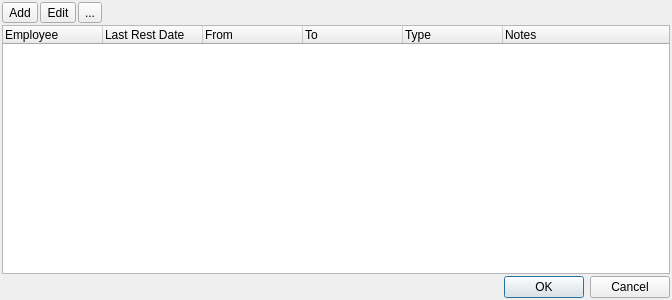
<?xml version="1.0" encoding="UTF-8"?>
<ui version="4.0">
 <class>DlgEmpleadosLicenciasPlanificacion</class>
 <widget class="QDialog" name="DlgEmpleadosLicenciasPlanificacion">
  <property name="geometry">
   <rect>
    <x>0</x>
    <y>0</y>
    <width>672</width>
    <height>300</height>
   </rect>
  </property>
  <property name="windowTitle">
   <string>Available Employees</string>
  </property>
  <property name="windowIcon">
   <iconset resource="resources.qrc">
    <normaloff>:/img/employees</normaloff>:/img/employees</iconset>
  </property>
  <layout class="QVBoxLayout" name="verticalLayout">
   <property name="spacing">
    <number>2</number>
   </property>
   <property name="leftMargin">
    <number>2</number>
   </property>
   <property name="topMargin">
    <number>2</number>
   </property>
   <property name="rightMargin">
    <number>2</number>
   </property>
   <property name="bottomMargin">
    <number>2</number>
   </property>
   <item>
    <layout class="QGridLayout" name="gridLayout_2">
     <property name="spacing">
      <number>2</number>
     </property>
     <item row="0" column="3">
      <spacer name="horizontalSpacer_2">
       <property name="orientation">
        <enum>Qt::Horizontal</enum>
       </property>
       <property name="sizeHint" stdset="0">
        <size>
         <width>40</width>
         <height>20</height>
        </size>
       </property>
      </spacer>
     </item>
     <item row="0" column="0">
      <widget class="QToolButton" name="btnAdd_2">
       <property name="text">
        <string>Add</string>
       </property>
       <property name="icon">
        <iconset resource="resources.qrc">
         <normaloff>:/img/add</normaloff>:/img/add</iconset>
       </property>
      </widget>
     </item>
     <item row="0" column="1">
      <widget class="QToolButton" name="btnEdit_2">
       <property name="text">
        <string>Edit</string>
       </property>
       <property name="icon">
        <iconset resource="resources.qrc">
         <normaloff>:/img/images/glyphicons_150_edit.png</normaloff>:/img/images/glyphicons_150_edit.png</iconset>
       </property>
      </widget>
     </item>
     <item row="0" column="2">
      <widget class="QToolButton" name="btnDelete_2">
       <property name="text">
        <string>...</string>
       </property>
       <property name="icon">
        <iconset resource="resources.qrc">
         <normaloff>:/img/remove</normaloff>:/img/remove</iconset>
       </property>
      </widget>
     </item>
    </layout>
   </item>
   <item>
    <widget class="QTreeWidget" name="treeWidget">
     <property name="editTriggers">
      <set>QAbstractItemView::NoEditTriggers</set>
     </property>
     <property name="showDropIndicator" stdset="0">
      <bool>false</bool>
     </property>
     <property name="alternatingRowColors">
      <bool>true</bool>
     </property>
     <property name="rootIsDecorated">
      <bool>false</bool>
     </property>
     <property name="itemsExpandable">
      <bool>false</bool>
     </property>
     <property name="expandsOnDoubleClick">
      <bool>false</bool>
     </property>
     <column>
      <property name="text">
       <string>Employee</string>
      </property>
     </column>
     <column>
      <property name="text">
       <string>Last Rest Date</string>
      </property>
     </column>
     <column>
      <property name="text">
       <string>From</string>
      </property>
     </column>
     <column>
      <property name="text">
       <string>To</string>
      </property>
     </column>
     <column>
      <property name="text">
       <string>Type</string>
      </property>
     </column>
     <column>
      <property name="text">
       <string>Notes</string>
      </property>
     </column>
    </widget>
   </item>
   <item>
    <widget class="QDialogButtonBox" name="buttonBox">
     <property name="orientation">
      <enum>Qt::Horizontal</enum>
     </property>
     <property name="standardButtons">
      <set>QDialogButtonBox::Cancel|QDialogButtonBox::Ok</set>
     </property>
    </widget>
   </item>
  </layout>
 </widget>
 <resources>
  <include location="resources.qrc"/>
 </resources>
 <connections>
  <connection>
   <sender>buttonBox</sender>
   <signal>accepted()</signal>
   <receiver>DlgEmpleadosLicenciasPlanificacion</receiver>
   <slot>accept()</slot>
   <hints>
    <hint type="sourcelabel">
     <x>248</x>
     <y>254</y>
    </hint>
    <hint type="destinationlabel">
     <x>157</x>
     <y>274</y>
    </hint>
   </hints>
  </connection>
  <connection>
   <sender>buttonBox</sender>
   <signal>rejected()</signal>
   <receiver>DlgEmpleadosLicenciasPlanificacion</receiver>
   <slot>reject()</slot>
   <hints>
    <hint type="sourcelabel">
     <x>316</x>
     <y>260</y>
    </hint>
    <hint type="destinationlabel">
     <x>286</x>
     <y>274</y>
    </hint>
   </hints>
  </connection>
 </connections>
</ui>
